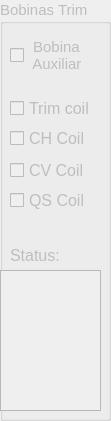
     <widget class="QGroupBox" name="groupBox_40">
      <property name="enabled">
       <bool>false</bool>
      </property>
      <property name="geometry">
       <rect>
        <x>0</x>
        <y>210</y>
        <width>111</width>
        <height>421</height>
       </rect>
      </property>
      <property name="font">
       <font>
        <pointsize>11</pointsize>
       </font>
      </property>
      <property name="title">
       <string>Bobinas Trim</string>
      </property>
      <widget class="QCheckBox" name="check_aux">
       <property name="geometry">
        <rect>
         <x>10</x>
         <y>30</y>
         <width>81</width>
         <height>51</height>
        </rect>
       </property>
       <property name="toolTip">
        <string>&lt;html&gt;&lt;head/&gt;&lt;body&gt;&lt;p&gt;&lt;span style=&quot; font-size:11pt;&quot;&gt;Marcando esta caixa, o programa registrará a corrente nas bobinas Trim (Auxiliares) do ímã. &lt;/span&gt;&lt;/p&gt;&lt;/body&gt;&lt;/html&gt;</string>
       </property>
       <property name="text">
        <string> Bobina
 Auxiliar</string>
       </property>
      </widget>
      <widget class="QCheckBox" name="check_chCoil">
       <property name="enabled">
        <bool>false</bool>
       </property>
       <property name="geometry">
        <rect>
         <x>10</x>
         <y>130</y>
         <width>81</width>
         <height>16</height>
        </rect>
       </property>
       <property name="font">
        <font>
         <pointsize>12</pointsize>
        </font>
       </property>
       <property name="text">
        <string>CH Coil</string>
       </property>
      </widget>
      <widget class="QCheckBox" name="check_TrimCoil">
       <property name="enabled">
        <bool>false</bool>
       </property>
       <property name="geometry">
        <rect>
         <x>10</x>
         <y>100</y>
         <width>81</width>
         <height>16</height>
        </rect>
       </property>
       <property name="font">
        <font>
         <pointsize>12</pointsize>
        </font>
       </property>
       <property name="text">
        <string>Trim coil</string>
       </property>
      </widget>
      <widget class="QCheckBox" name="check_cvCoil">
       <property name="enabled">
        <bool>false</bool>
       </property>
       <property name="geometry">
        <rect>
         <x>10</x>
         <y>160</y>
         <width>81</width>
         <height>21</height>
        </rect>
       </property>
       <property name="font">
        <font>
         <pointsize>12</pointsize>
        </font>
       </property>
       <property name="text">
        <string>CV Coil</string>
       </property>
      </widget>
      <widget class="QCheckBox" name="check_qsCoil">
       <property name="enabled">
        <bool>false</bool>
       </property>
       <property name="geometry">
        <rect>
         <x>10</x>
         <y>190</y>
         <width>81</width>
         <height>21</height>
        </rect>
       </property>
       <property name="font">
        <font>
         <pointsize>12</pointsize>
        </font>
       </property>
       <property name="text">
        <string>QS Coil</string>
       </property>
      </widget>
      <widget class="QLabel" name="label_194">
       <property name="enabled">
        <bool>false</bool>
       </property>
       <property name="geometry">
        <rect>
         <x>10</x>
         <y>240</y>
         <width>61</width>
         <height>31</height>
        </rect>
       </property>
       <property name="font">
        <font>
         <pointsize>12</pointsize>
        </font>
       </property>
       <property name="text">
        <string>Status:</string>
       </property>
      </widget>
      <widget class="QTextEdit" name="status_fonte_mult">
       <property name="enabled">
        <bool>false</bool>
       </property>
       <property name="geometry">
        <rect>
         <x>0</x>
         <y>270</y>
         <width>101</width>
         <height>141</height>
        </rect>
       </property>
       <property name="font">
        <font>
         <pointsize>10</pointsize>
         <weight>50</weight>
         <bold>false</bold>
        </font>
       </property>
      </widget>
     </widget>
